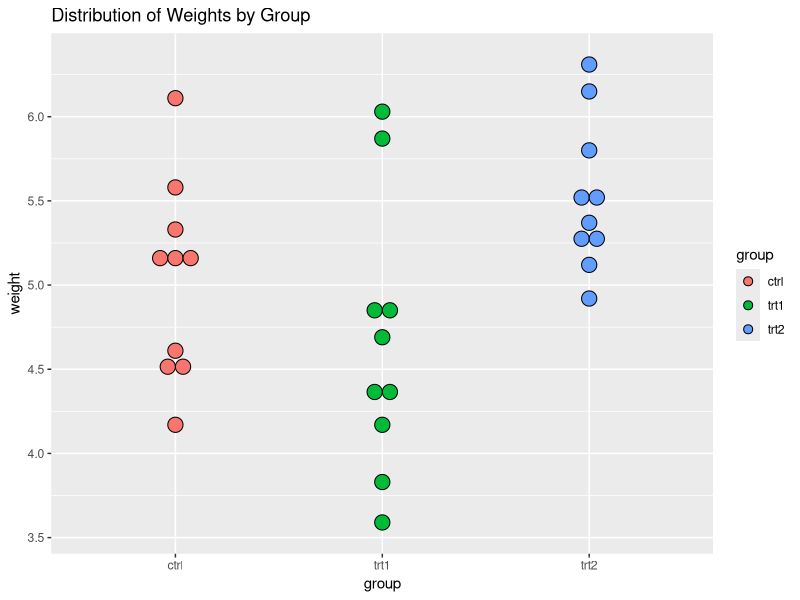

Reproduce this figure in R.
## ---- chunk 1
library(ggplot2)
p <- PlantGrowth

#Preview the data set
ggplot(p, aes(x = group, y = weight, fill=group), ) + geom_dotplot(binaxis = "y", stackdir = "center") + ggtitle("Distribution of Weights by Group")

## ---- chunk 2
sw.ctrl = shapiro.test(p[p$group=="ctrl","weight"])
sw.trt1 = shapiro.test(p[p$group=="trt1","weight"])
sw.trt2 = shapiro.test(p[p$group=="trt2","weight"])

cat("P values: ctrl =",sw.ctrl[["p.value"]],"trt1 =",sw.trt1[["p.value"]],"trt2 =",sw.trt2[["p.value"]])

## ---- chunk 3
wilcox.test(p[p$group=="trt1","weight"],p[p$group=="trt2","weight"],paired=TRUE,conf.level=0.95)
## ---- chunk 4
wc.ct1 <- wilcox.test(weight ~ group, data=p[p$group!="trt2",]) #ctrl vs trt1
wc.ct2 <- wilcox.test(weight ~ group, data=p[p$group!="trt1",]) #ctrl vs trt2
wc.t1t2 <- wilcox.test(weight ~ group, data=p[p$group!="ctrl",]) #trt1 vs trt2

cat("P values: Ctrl~Trt1 =",wc.ct1[["p.value"]],"Ctrl~Trt2 =",wc.ct2[["p.value"]],"Trt1~Trt2 =",wc.t1t2[["p.value"]])

## ---- chunk 5
k.ct1 <- kruskal.test(weight ~ group, data=p[p$group!="trt2",]) #ctrl vs trt1
k.ct2 <- kruskal.test(weight ~ group, data=p[p$group!="trt1",]) #ctrl vs trt1
k.t1t2 <- kruskal.test(weight ~ group, data=p[p$group!="ctrl",]) #ctrl vs trt1

cat("P values: Ctrl~Trt1 =",k.ct1[["p.value"]],"Ctrl~Trt2 =",k.ct2[["p.value"]],"Trt1~Trt2 =",k.t1t2[["p.value"]])

